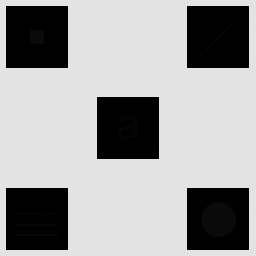
#> input picture data/Imagen_con_detalles_escondidos.tif, 256 x 256 px
$ python resolucion_1.py
#> lines starting #> are read from the running program, lines starting #| are printed output that depends on the picture
#> in problema_1, img is the input picture: shape (256, 256); min 0, max 228, mean 160.7
import os
import cv2
import numpy as np
import matplotlib.pyplot as plt
from typing import Dict, List, Tuple

PATH_IMAGENES: str = os.path.join(os.getcwd(), 'data')

Matlike = np.ndarray
def ecualizacion_local_histograma(img: np.ndarray, kernel_size: Tuple[int, int]) -> np.ndarray:
    """
    Se solucionaron los problemas.
    1. Compatibilidad con ventanas M x N cualesquiera.
    2. Reducción del ruido en la imagen de salida.
    """
#> called with kernel_size = (25, 25)
    m, n = kernel_size
    """
    Esto garantiza que, sin importar el tamaño de la ventana,
     siempre haya suficiente espacio alrededor de cada píxel para que la ventana se centre correctamente en él.
    """
    pad_y, pad_x = n // 2, m // 2

    img = cv2.GaussianBlur(img, (5, 5), 0)
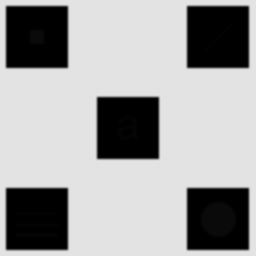
#> img: shape (256, 256); min 0, max 227, mean 160.7

    img_con_padding = cv2.copyMakeBorder(img, pad_y, pad_y, pad_x, pad_x, cv2.BORDER_REPLICATE)
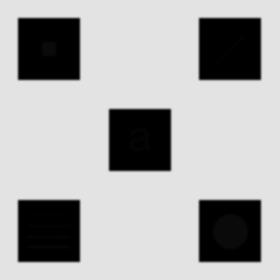
#> img_con_padding: shape (280, 280); min 0, max 227, mean 171.5

    salida = np.zeros_like(img)

    for i in range(pad_y, img_con_padding.shape[0] - pad_y):
        for j in range(pad_x, img_con_padding.shape[1] - pad_x):
            ventana = img_con_padding[i - pad_y:i + pad_y + 1, j - pad_x:j + pad_x + 1]

            ventana_ecualizada = cv2.equalizeHist(ventana)

            salida[i - pad_y, j - pad_x] = ventana_ecualizada[pad_y, pad_x]
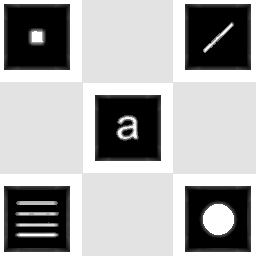
#> salida: shape (256, 256); min 0, max 255, mean 167.8
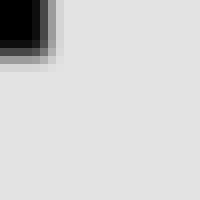
#> ventana: shape (25, 25) (shown 8 times larger); min 0, max 227, mean 211.7

    return salida

def problema_1(path: str, window_size: Tuple) -> None:
    window_size_x, window_size_y = window_size
    img: Matlike = cv2.imread(path, cv2.IMREAD_GRAYSCALE)

    img_ecualizada: Matlike = ecualizacion_local_histograma(img=img,
                                                        kernel_size=window_size)

    plt.figure(figsize=(12, 8))

    plt.subplot(2, 2, 1)
    plt.title('Imagen Original')
    plt.imshow(img, cmap='gray')
    plt.axis('off')

    plt.subplot(2, 2, 2)
    plt.title(f'Imagen con Ecualización Local (Ventana {window_size_x}x{window_size_y})')
    plt.imshow(img_ecualizada, cmap='gray')
    plt.axis('off')

    plt.subplot(2, 2, 3)
    plt.title('Histograma Imagen Original')
    plt.hist(img.flatten(), 256, [0, 256], color='blue')
    plt.xlim([0, 256])

    plt.subplot(2, 2, 4)
    plt.title('Histograma Imagen Ecualizada')
    plt.hist(img_ecualizada.flatten(), 256, [0, 256], color='blue')
    plt.xlim([0, 256])

    plt.tight_layout()
    plt.show()
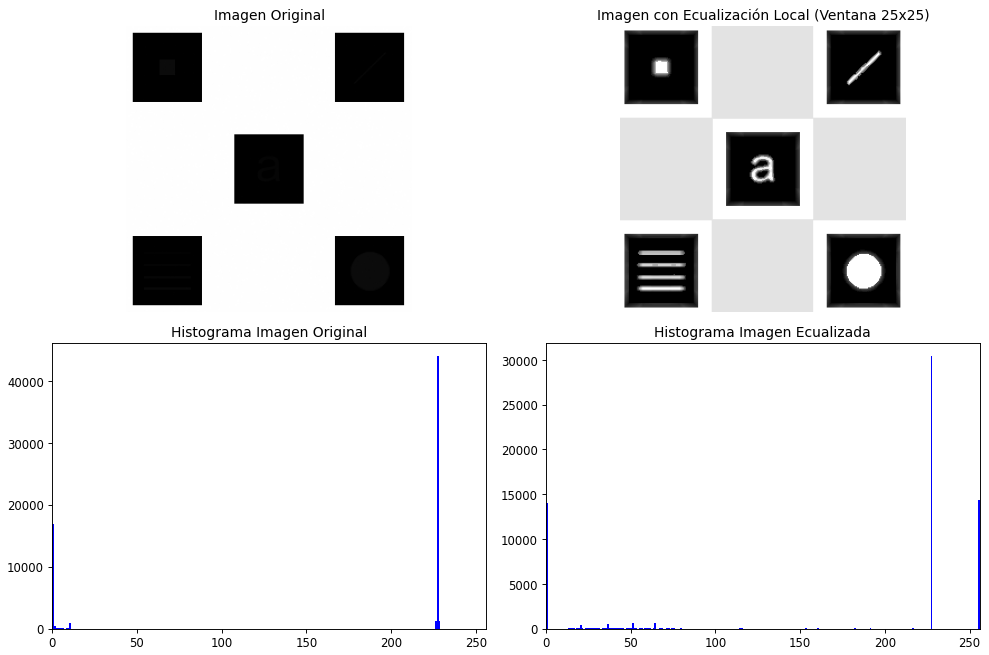
#> figure drawn by matplotlib, 4 panels; panel 3: tallest bar 43946 high, from x = 227 to 228; panel 4: tallest bar 30379 high, from x = 227 to 228


"""
Visualizaciones realizadas.
problema_1(path=os.path.join(PATH_IMAGENES, 'Imagen_con_detalles_escondidos.tif'),window_size=(3,3))
problema_1(path=os.path.join(PATH_IMAGENES, 'Imagen_con_detalles_escondidos.tif'),window_size=(4,5))
problema_1(path=os.path.join(PATH_IMAGENES, 'Imagen_con_detalles_escondidos.tif'),window_size=(7,5))
problema_1(path=os.path.join(PATH_IMAGENES, 'Imagen_con_detalles_escondidos.tif'),window_size=(10,10))
problema_1(path=os.path.join(PATH_IMAGENES, 'Imagen_con_detalles_escondidos.tif'),window_size=(10,12))
problema_1(path=os.path.join(PATH_IMAGENES, 'Imagen_con_detalles_escondidos.tif'),window_size=(12,10))
problema_1(path=os.path.join(PATH_IMAGENES, 'Imagen_con_detalles_escondidos.tif'),window_size=(12,15))
problema_1(path=os.path.join(PATH_IMAGENES, 'Imagen_con_detalles_escondidos.tif'),window_size=(20,20))
problema_1(path=os.path.join(PATH_IMAGENES, 'Imagen_con_detalles_escondidos.tif'),window_size=(100,100))
problema_1(path=os.path.join(PATH_IMAGENES, 'Imagen_con_detalles_escondidos.tif'),window_size=(5,10))
"""


if __name__ == '__main__':
    problema_1(path=os.path.join(PATH_IMAGENES, 'Imagen_con_detalles_escondidos.tif'),window_size=(25,25))
